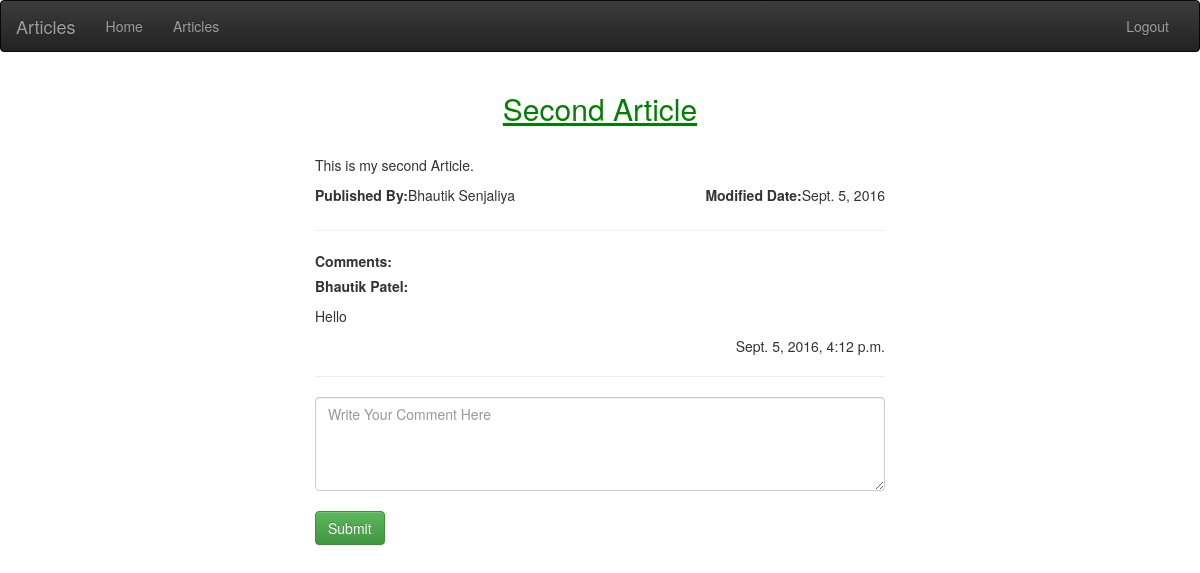
Page /details/3 (signed in) on the committed database.
### Articles/models.py (models this page shows, shortened)
class Articles(models.Model):
    user = models.ForeignKey(settings.AUTH_USER_MODEL, default=1)
    title = models.CharField(max_length=50)
    content = models.TextField()
    is_active = models.BooleanField(default=True)
    publish = models.DateTimeField(auto_now=True, auto_now_add=False)
    updated = models.DateTimeField(auto_now=True, auto_now_add=False)
    timestamp = models.DateTimeField(auto_now=False, auto_now_add=True)
    class Meta:
        ordering = ["-timestamp", "-updated"]

### Comments/models.py (models this page shows, shortened)
class Comment(models.Model):
    articles = models.ForeignKey(Articles)
    user = models.ForeignKey(settings.AUTH_USER_MODEL, default=1)
    comment_text = models.TextField()
    timestamp = models.DateTimeField(auto_now = True, auto_now_add = False)
    class Meta:
        ordering = ['-timestamp']
    def __str__(self):
        return self.comment_text

### Articles/views.py (the view)
# urls.py: url(r'^details/(?P<art_number>[0-9]+)$', detail_view, name='detail'),
@login_required(login_url="/login/")
@csrf_exempt
def detail_view(request,art_number):
    print request.method
    if request.method=="GET":
        print art_number
        try:
            article = Articles.objects.get(id=art_number)
            comment = Comment.objects.filter(articles_id=article.id)
            if article.is_active == True:
                data = {}
                artid = article.id
                if request.user.id == article.user.id:
                    owner = True
                else:
                    owner = False
                data['title'] = article.title
                data["content"] = article.content
                data["modified"] = article.timestamp.date()
                data["written"] = article.user.first_name+" "+ article.user.last_name
                print data
                comments = []
                for i in comment:
                    print i
                print comment
                return render(request,"details.html",{"data":data, "artid":artid, "owner":owner, "comment":comment})
            else:
                return render(request,"404.html")
        except Exception as e:
            print "Not Found "+str(e)
            return render(request,"404.html")

### templates/details.html (shortened to what this page needs)
{% extends "base.html" %}
{% block menu %}
	<ul class="nav navbar-nav navbar-right">
       <li><a href="/logout/">Logout</a></li>
     </ul>
{% endblock menu %}
{% block content %}
	<div class="container-fluid">
		<div class="row">
			<h2 class="text-center" style="color:green; text-decoration:underline;">{{ data.title }}</h2>
		</div><br>
		<div class = "row">
			<div class="col-md-3"></div>
			<div class="col-md-6">
				<div>
					<p>{{ data.content }}</p>
					<p><span><label>Published By: </label>{{ data.written }}</span><span style="float:right;"><label>Modified Date: </label>{{ data.modified }}</span></p>
				</div><hr>
				<label>Comments: </label>
				<div>
				{% if comment %}
					{% for com in comment%}
						<div>
							<p><strong>{{com.user.first_name}} {{com.user.last_name}}:</strong></p>
							<p>{{com.comment_text}}</p>
							<p style="float:right">{{com.timestamp}}</p><br>
						</div>
					{% endfor %}
				{% else %}
					<p class="text-center"> <strong>No comments Yet</strong></p>
				{% endif %}
				</div><hr>
				<div>
					<textarea class="form-control" rows="4" id="commenttxt" name="comment" placeholder="Write Your Comment Here"></textarea><br>
					<button type="button" class="btn btn-success submitcomment"> Submit </button>
				</div>
			</div>
			<div class="col-md-3"></div>
		</div>
	</div>
{% endblock content %}

### rows in the picture
Articles: title "Second Article", content "This is my second Article."
Comment: user.first_name "Bhautik", user.last_name "Patel", comment_text "Hello", timestamp "Sept. 5, 2016, 4:12 p.m."

### other values in the picture
{{ data.written }} "Bhautik Senjaliya"
{{ data.modified }} "Sept. 5, 2016"
